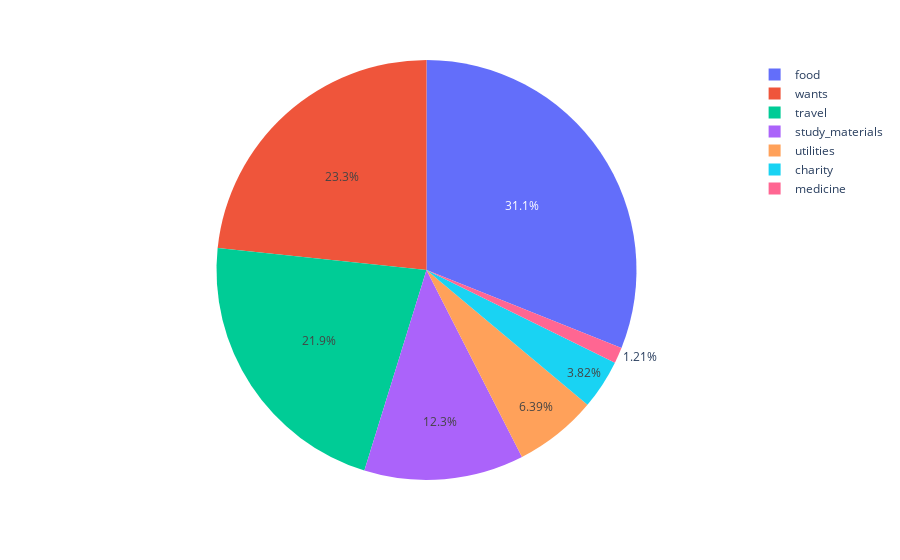

Notebook source saved alongside this figure:
### Code cell
fig = px.pie(category_df, values = 'price', names = 'item_category')
fig.show()

### Figure 1 — Plotly figure (JSON) as saved in the notebook; plotly's stock layout.template omitted (floating-point values rounded to 4 significant figures)
{"data": [{"domain": {"x": [0, 1], "y": [0, 1]}, "hovertemplate": "item_category=%{label}<br>price=%{value}<extra></extra>", "labels": ["charity", "food", "medicine", "study_materials", "travel", "utilities", "wants"], "legendgroup": "", "name": "", "showlegend": true, "type": "pie", "values": [1574, 12798, 500, 5065, 9018, 2632, 9612]}], "layout": {"legend": {"tracegroupgap": 0}, "margin": {"t": 60}}}
